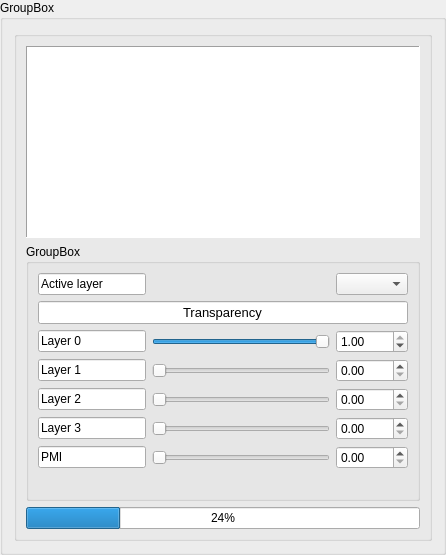
     <widget class="QGroupBox" name="groupBox_16">
      <property name="title">
       <string>GroupBox</string>
      </property>
      <layout class="QVBoxLayout" name="verticalLayout_3">
       <item>
        <widget class="QGroupBox" name="groupBo00">
         <property name="title">
          <string/>
         </property>
         <layout class="QVBoxLayout" name="verticalLayout_4">
          <item>
           <widget class="QTreeView" name="DataTreeView">
            <property name="sizePolicy">
             <sizepolicy hsizetype="MinimumExpanding" vsizetype="Expanding">
              <horstretch>0</horstretch>
              <verstretch>0</verstretch>
             </sizepolicy>
            </property>
            <property name="acceptDrops">
             <bool>true</bool>
            </property>
            <property name="frameShape">
             <enum>QFrame::Shape::Panel</enum>
            </property>
           </widget>
          </item>
          <item>
           <widget class="QGroupBox" name="groupBox">
            <property name="title">
             <string>GroupBox</string>
            </property>
            <layout class="QGridLayout" name="gridLayout_14">
             <item row="7" column="6">
              <widget class="QDoubleSpinBox" name="Layer_3_alpha_spin">
               <property name="maximum">
                <double>1.000000000000000</double>
               </property>
               <property name="singleStep">
                <double>5.000000000000000</double>
               </property>
              </widget>
             </item>
             <item row="5" column="1">
              <widget class="QLineEdit" name="lineEdit_19">
               <property name="text">
                <string>Layer 1</string>
               </property>
              </widget>
             </item>
             <item row="5" column="2" colspan="4">
              <widget class="QSlider" name="Layer_1_alpha_sli">
               <property name="maximum">
                <number>100</number>
               </property>
               <property name="orientation">
                <enum>Qt::Orientation::Horizontal</enum>
               </property>
              </widget>
             </item>
             <item row="7" column="1">
              <widget class="QLineEdit" name="lineEdit_21">
               <property name="text">
                <string>Layer 3</string>
               </property>
              </widget>
             </item>
             <item row="10" column="1">
              <spacer name="horizontalSpacer_10">
               <property name="orientation">
                <enum>Qt::Orientation::Horizontal</enum>
               </property>
               <property name="sizeHint" stdset="0">
                <size>
                 <width>40</width>
                 <height>20</height>
                </size>
               </property>
              </spacer>
             </item>
             <item row="10" column="4">
              <spacer name="horizontalSpacer_12">
               <property name="orientation">
                <enum>Qt::Orientation::Horizontal</enum>
               </property>
               <property name="sizeHint" stdset="0">
                <size>
                 <width>40</width>
                 <height>20</height>
                </size>
               </property>
              </spacer>
             </item>
             <item row="9" column="6">
              <widget class="QDoubleSpinBox" name="doubleSpinBox_7"/>
             </item>
             <item row="5" column="6">
              <widget class="QDoubleSpinBox" name="Layer_1_alpha_spin">
               <property name="maximum">
                <double>1.000000000000000</double>
               </property>
               <property name="singleStep">
                <double>0.050000000000000</double>
               </property>
              </widget>
             </item>
             <item row="7" column="2" colspan="4">
              <widget class="QSlider" name="Layer_3_alpha_sli">
               <property name="maximum">
                <number>100</number>
               </property>
               <property name="orientation">
                <enum>Qt::Orientation::Horizontal</enum>
               </property>
              </widget>
             </item>
             <item row="1" column="1">
              <widget class="QLineEdit" name="lineEdit_24">
               <property name="text">
                <string>Active layer</string>
               </property>
              </widget>
             </item>
             <item row="9" column="1">
              <widget class="QLineEdit" name="lineEdit_22">
               <property name="text">
                <string>PMI</string>
               </property>
              </widget>
             </item>
             <item row="10" column="2">
              <spacer name="horizontalSpacer_15">
               <property name="orientation">
                <enum>Qt::Orientation::Horizontal</enum>
               </property>
               <property name="sizeHint" stdset="0">
                <size>
                 <width>40</width>
                 <height>20</height>
                </size>
               </property>
              </spacer>
             </item>
             <item row="10" column="5">
              <spacer name="horizontalSpacer_13">
               <property name="orientation">
                <enum>Qt::Orientation::Horizontal</enum>
               </property>
               <property name="sizeHint" stdset="0">
                <size>
                 <width>40</width>
                 <height>20</height>
                </size>
               </property>
              </spacer>
             </item>
             <item row="6" column="2" colspan="4">
              <widget class="QSlider" name="Layer_2_alpha_sli">
               <property name="maximum">
                <number>100</number>
               </property>
               <property name="orientation">
                <enum>Qt::Orientation::Horizontal</enum>
               </property>
              </widget>
             </item>
             <item row="3" column="2" colspan="4">
              <widget class="QSlider" name="Layer_0_alpha_sli">
               <property name="maximum">
                <number>100</number>
               </property>
               <property name="singleStep">
                <number>1</number>
               </property>
               <property name="value">
                <number>100</number>
               </property>
               <property name="orientation">
                <enum>Qt::Orientation::Horizontal</enum>
               </property>
              </widget>
             </item>
             <item row="9" column="2" colspan="4">
              <widget class="QSlider" name="horizontalSlider_5">
               <property name="orientation">
                <enum>Qt::Orientation::Horizontal</enum>
               </property>
              </widget>
             </item>
             <item row="3" column="1">
              <widget class="QLineEdit" name="lineEdit_18">
               <property name="text">
                <string>Layer 0</string>
               </property>
              </widget>
             </item>
             <item row="2" column="1" colspan="6">
              <widget class="QLineEdit" name="lineEdit_23">
               <property name="font">
                <font>
                 <pointsize>10</pointsize>
                </font>
               </property>
               <property name="text">
                <string>Transparency</string>
               </property>
               <property name="alignment">
                <set>Qt::AlignmentFlag::AlignCenter</set>
               </property>
              </widget>
             </item>
             <item row="3" column="6">
              <widget class="QDoubleSpinBox" name="Layer_0_alpha_spin">
               <property name="maximum">
                <double>1.000000000000000</double>
               </property>
               <property name="singleStep">
                <double>0.050000000000000</double>
               </property>
               <property name="value">
                <double>1.000000000000000</double>
               </property>
              </widget>
             </item>
             <item row="6" column="1">
              <widget class="QLineEdit" name="lineEdit_20">
               <property name="text">
                <string>Layer 2</string>
               </property>
              </widget>
             </item>
             <item row="10" column="3">
              <spacer name="horizontalSpacer_11">
               <property name="orientation">
                <enum>Qt::Orientation::Horizontal</enum>
               </property>
               <property name="sizeHint" stdset="0">
                <size>
                 <width>40</width>
                 <height>20</height>
                </size>
               </property>
              </spacer>
             </item>
             <item row="6" column="6">
              <widget class="QDoubleSpinBox" name="Layer_2_alpha_spin">
               <property name="maximum">
                <double>1.000000000000000</double>
               </property>
               <property name="singleStep">
                <double>0.050000000000000</double>
               </property>
              </widget>
             </item>
             <item row="10" column="6">
              <spacer name="horizontalSpacer_14">
               <property name="orientation">
                <enum>Qt::Orientation::Horizontal</enum>
               </property>
               <property name="sizeHint" stdset="0">
                <size>
                 <width>40</width>
                 <height>20</height>
                </size>
               </property>
              </spacer>
             </item>
             <item row="1" column="6">
              <widget class="QComboBox" name="Layer_sel"/>
             </item>
             <item row="1" column="2" colspan="3">
              <spacer name="horizontalSpacer_81">
               <property name="orientation">
                <enum>Qt::Orientation::Horizontal</enum>
               </property>
               <property name="sizeHint" stdset="0">
                <size>
                 <width>40</width>
                 <height>20</height>
                </size>
               </property>
              </spacer>
             </item>
            </layout>
           </widget>
          </item>
          <item>
           <widget class="QProgressBar" name="progressBar">
            <property name="value">
             <number>24</number>
            </property>
           </widget>
          </item>
         </layout>
        </widget>
       </item>
      </layout>
     </widget>
